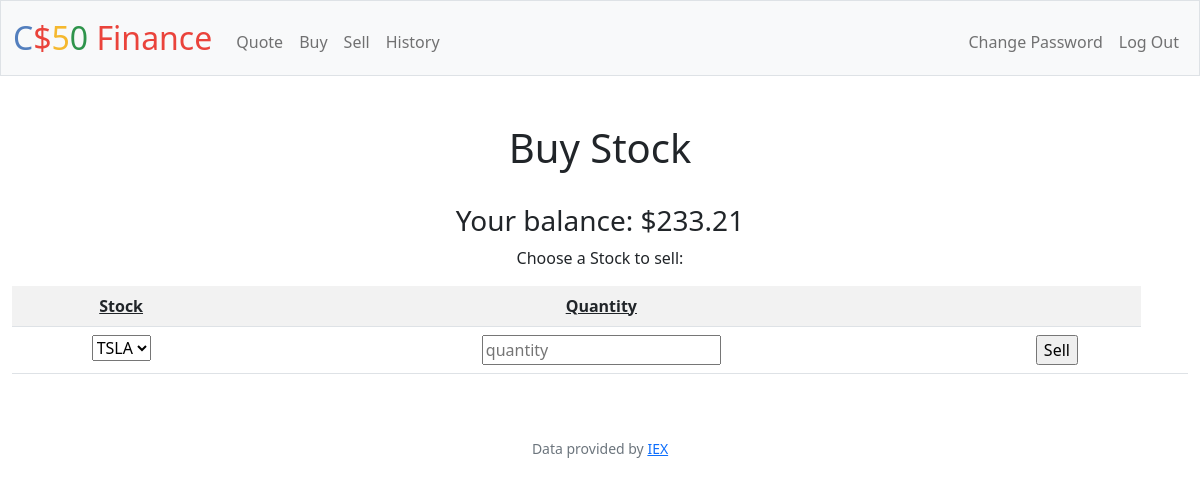
The app's page /sell (signed in), older data.
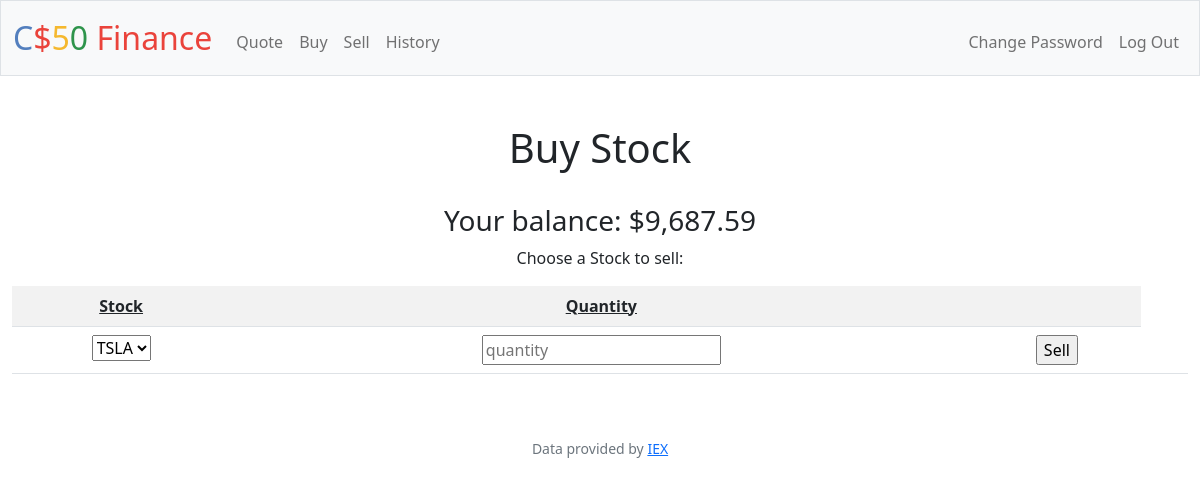
The same page, newer data.
### tables this page shows
CREATE TABLE users (id INTEGER PRIMARY KEY AUTOINCREMENT NOT NULL, username TEXT NOT NULL, hash TEXT NOT NULL, cash NUMERIC NOT NULL DEFAULT 10000.00);

### app.py (the view, shortened to what this page needs)
@app.route("/sell", methods=["GET", "POST"])
@login_required
def sell():
    balance = db.execute(
        "SELECT cash FROM users WHERE id = ?", session["user_id"])
    stocks = db.execute(
        "SELECT stock FROM stocks where person_id = ? AND quantity > 0",  session["user_id"])
    return render_template("sell.html", cash=balance[0]["cash"], stocks=stocks)

### app.py (called while the page is built)
@app.after_request
def after_request(response):
    response.headers["Cache-Control"] = "no-cache, no-store, must-revalidate"
    response.headers["Expires"] = 0
    response.headers["Pragma"] = "no-cache"
    return response

### helpers.py (called while the page is built)
def login_required(f):
    @wraps(f)
    def decorated_function(*args, **kwargs):
        if session.get("user_id") is None:
            return redirect("/login")
        return f(*args, **kwargs)
    return decorated_function

def usd(value):
    return f"${value:,.2f}"

### templates/sell.html (shortened to what this page needs)
{% extends "layout.html"%}
{% block main %}
    <h1> Buy Stock </h1>
    <br>
    <form action="/sell" method="post">
        <h3>Your balance: {{ cash | usd }}</h3>
        <label for="cars">Choose a Stock to sell:</label>
            <table class="table table-striped">
                <tr>
                    <th class="headings">Stock</th>
                    <th class="headings">Quantity</th>
                    <th> </th>
                </tr>
                <tr>
                    <td>
                        <select id ="sell" name="sell">
                        {% for stock in stocks %}
                            <option> {{ stock.stock }} </option>
                        {%endfor%}
                        </select>
                    </td>
                    <td>
                        <input id="quanitity" name="quantity" type="text" placeholder="quantity">
                    </td>
                    <td>
                        <input type="submit" value="Sell">
                    <td>
                </tr>
            </table>
    </form>
{% endblock %}

### templates/layout.html (shortened to what this page needs)
<!DOCTYPE html>
<html lang="en">
    <head>
        <link href="https://cdn.jsdelivr.net/npm/bootstrap@5.1.3/dist/css/bootstrap.min.css" rel="stylesheet">
        <link href="/static/styles.css" rel="stylesheet">
    </head>
    <body>
        <nav class="bg-light border navbar navbar-expand-md navbar-light">
            <div class="container-fluid">
                <a class="navbar-brand" href="/"><span class="blue">C</span><span class="red">$</span><span class="yellow">5</span><span class="green">0</span> <span class="red">Finance</span></a>
                <div class="collapse navbar-collapse" id="navbar">
                    {% if session["user_id"] %}
                        <ul class="navbar-nav me-auto mt-2">
                            <li class="nav-item"><a class="nav-link" href="/quote">Quote</a></li>
                            <li class="nav-item"><a class="nav-link" href="/buy">Buy</a></li>
                            <li class="nav-item"><a class="nav-link" href="/sell">Sell</a></li>
                            <li class="nav-item"><a class="nav-link" href="/history">History</a></li>
                        </ul>
                        <ul class="navbar-nav ms-auto mt-2">
                            <li class="nav-item"><a class="nav-link" href="/changepassword">Change Password</a></li>
                            <li class="nav-item"><a class="nav-link" href="/logout">Log Out</a></li>
                        </ul>
                    {% else %}
                        <ul class="navbar-nav ms-auto mt-2">
                            <li class="nav-item"><a class="nav-link" href="/register">Register</a></li>
                            <li class="nav-item"><a class="nav-link" href="/login">Log In</a></li>
                        </ul>
                    {% endif %}
                </div>
            </div>
        </nav>
        <main class="container-fluid py-5 text-center">
            {% block main %}{% endblock %}
        </main>
        <footer class="mb-5 small text-center text-muted">
            Data provided by <a href="https://iexcloud.io/">IEX</a>
        </footer>
    </body>
</html>

### static/styles.css (style rules this page uses)
nav .navbar-brand { font-size: xx-large; }
nav .navbar-brand .blue { color: #537fbe; }
nav .navbar-brand .red { color: #ea433b; }
nav .navbar-brand .yellow { color: #f5b82e; }
nav .navbar-brand .green { color: #2e944b; }
.headings { text-decoration: underline; font-weight: bold; }

Row changes from the older to the newer data that the page shows:
changed users: cash "$233.21" → "$9,687.59"
